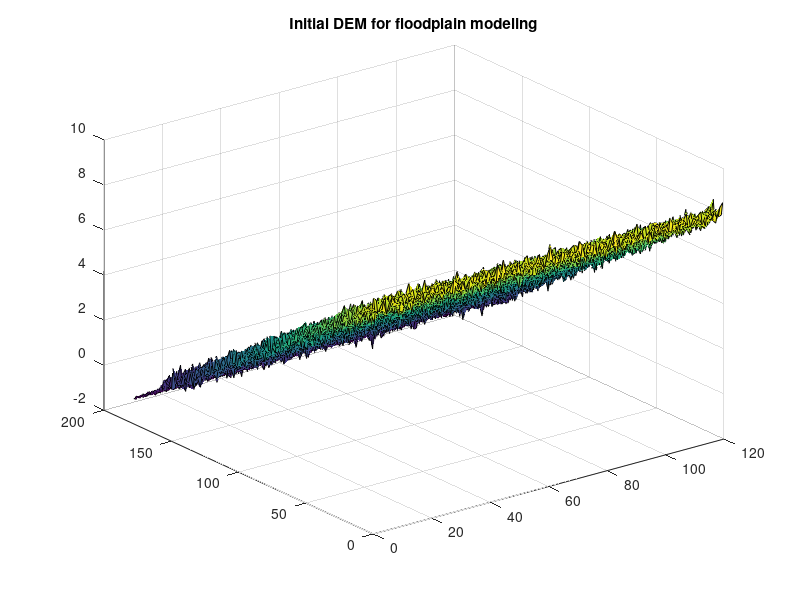
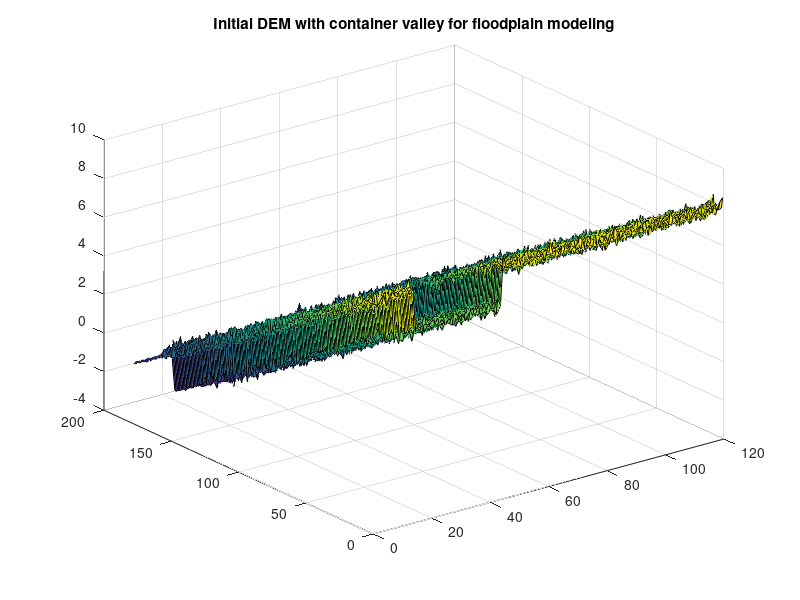

Reproduce these figures in MATLAB, in order.


% User defined input parameters for DEM file generation for AqaTellUs

numrow=120; %number of columns in the DEM
numcol=180; %number of rows in the DEM

topo_apex_h=8; %height at the top-end of the grid (in m)
topgrad=0.05; %the topographical gradient of te floodplain (in cm/km)
coastlinecol=floor(topo_apex_h/topgrad);

vw_l=15; %location of left valley wall 
vw_r=numrow-75; %location of right valley wall

noise_mu_fluv=0.1; % mean noise added to the smooth topography (in m)
noise_sig_fluv=0.2; % standard deviation of noise added to the smooth topography (in m)
noise_mu_mar=0.02;
noise_sig_mar=0.05;

%declare the 2Dgrid
[X,Y]=meshgrid(1:numrow,1:numcol);

%fill in the grid with values
Z=topo_apex_h-topgrad*Y;

%add 2 noise fields to DEM
%onshore topographhical noise
Nfluv=random('norm',noise_mu_fluv,noise_sig_fluv,coastlinecol,numrow);
%offshore tpographical noise
Nmar=random('norm',noise_mu_mar,noise_sig_mar, numcol-coastlinecol, numrow)

Ndem=[Nfluv; Nmar];
ZN=Ndem+Z;

figure(1)
surf(X,Y,ZN)
title('Initial DEM for floodplain modeling');

% if you want a grid wih a container valley

for i=1:1:numcol
for j=1:1:numrow
if (j>=vw_l) && (j<vw_r)
Znew(i,j)=Z(i,j)-2;
else
Znew(i,j)=Z(i,j);
end
end
end

ZnewN=Znew+Ndem;
figure(2)
surf(X,Y,ZnewN)
title('Initial DEM with container valley for floodplain modeling');

%write DEM into txt file that Aquatellus can read
dlmwrite('sidecontainergrid0.txt',ZnewN);